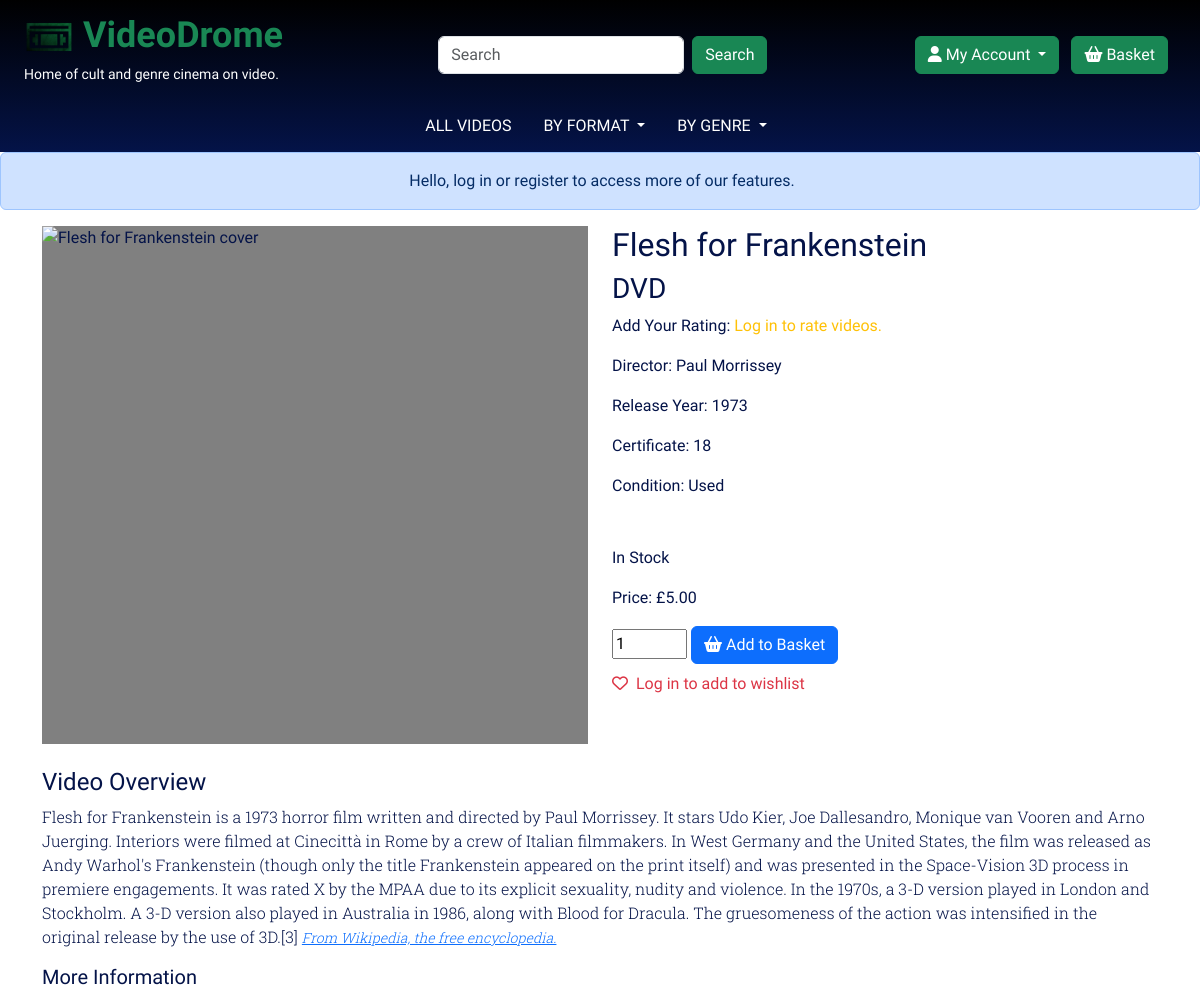
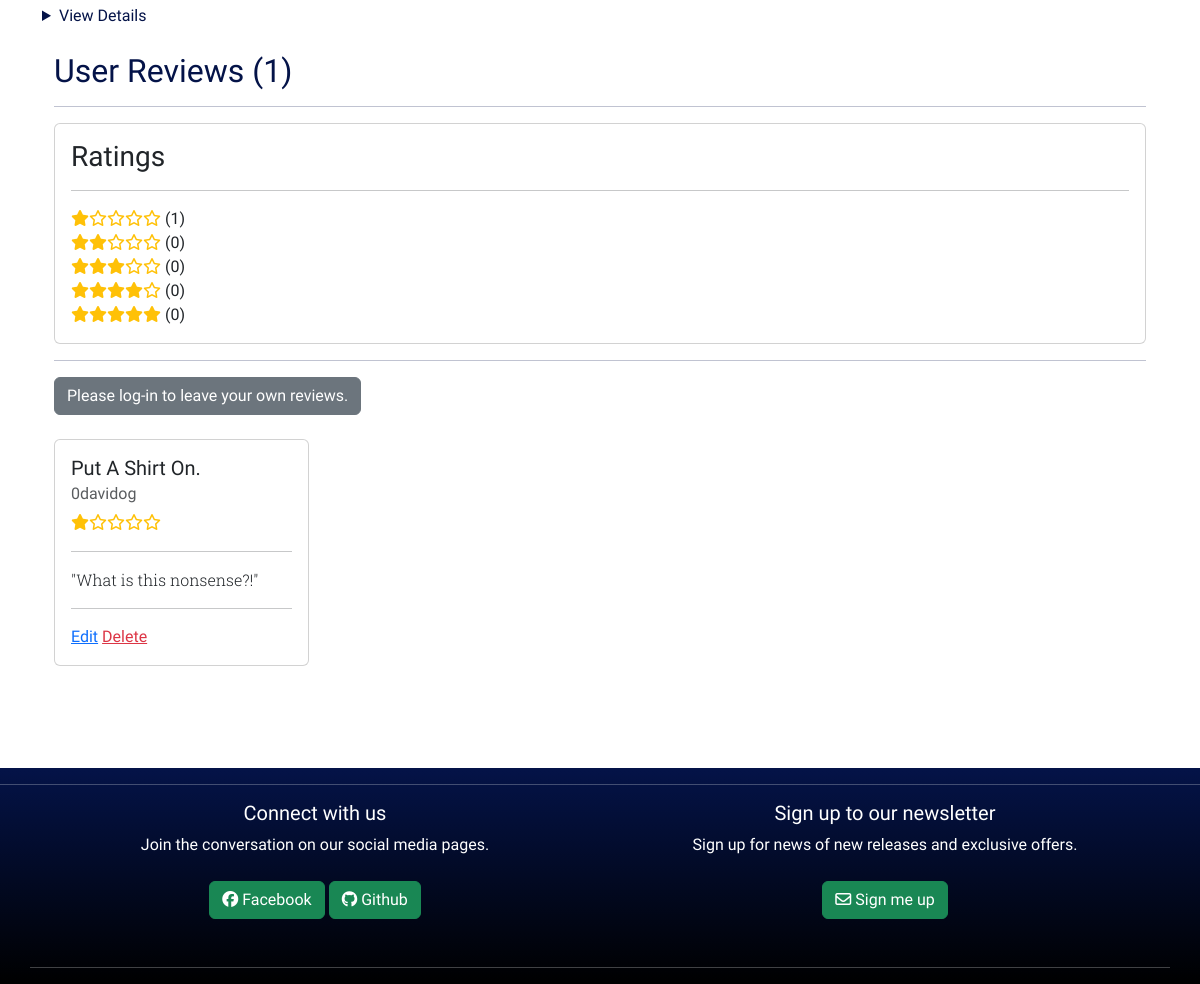
The page /videos/flesh-for-frankenstein-dvd on the database its author committed (2 pictures, top to bottom).
### videos/models.py (models this page shows, shortened)
class Video(models.Model):
    CERTIFICATE_CHOICES=[
        ("Not Rated", "Not Rated"),
        ("U", "U"),
        ("PG", "PG"),
        ("12", "12"),
        ("15", "15"),
        ("18", "18"),
    ]
    FORMAT_CHOICES=[
        ("DVD", "DVD"),
        ("Blu-Ray", "Blu-Ray"),
        ("UHD", "UHD"),
        ("Dual Format: Blu-Ray and DVD", "Dual Format: Blu-Ray and DVD"),
        ("Dual Format: UHD and Blu-Ray", "Dual Format: UHD and Blu-Ray"),
    ]
    CONDITION_CHOICES=[
        ("Used", "Used"),
        ("New", "New"),
    ]
    title = models.CharField(max_length=250, unique=True)
    slug = models.SlugField(max_length=250, editable=True)
    director = models.CharField(max_length=250, null=True)
    format = models.CharField(choices=FORMAT_CHOICES, max_length=250, default="DVD", null=False)
    discs = models.IntegerField(default=1, null=False)
    condition = models.CharField(choices=CONDITION_CHOICES, max_length=250, default="Used", null=True)
    price = models.DecimalField(default=0.0, null=False, max_digits=4, decimal_places=2)
    stock = models.IntegerField(default=0, null=False)
    cover = CloudinaryField('video_cover', default='placeholder', null=True, blank=True)
    overview = models.TextField(blank=True)
    overview_source = models.URLField(blank=True, null=True)
    trailer = models.URLField(blank=True, null=True)
    release_year = models.DecimalField(max_digits=4, decimal_places=0, blank=True)
    certificate = models.CharField(choices=CERTIFICATE_CHOICES, max_length=250, default="Not Rated", null=False)
    aspect_ratio = models.CharField(max_length=250, blank=True)
    feature_length = models.CharField(max_length=250, blank=True)
    added = models.DateTimeField(auto_now_add=True)
    on_sale = models.BooleanField(default=False)
    sku = models.CharField(max_length=254, null=True, blank=True)
    languages = models.ManyToManyField(Language, blank=True, related_name='video')
    subtitles = models.ManyToManyField(Subtitle, blank=True, related_name='video')
    region = models.ManyToManyField(Region, blank=True, related_name='video')
    genre = models.ManyToManyField(Genre, blank=True)
    wishlist = models.ManyToManyField(
        User,
        related_name='wishlist',
        blank=True
    )
    rating = models.IntegerField(blank=True, null=True)
    def in_stock(self):
        if self.stock > 0:
            return "In Stock"
        else:
            return "Out Of Stock"

class UserReview(models.Model):
    video = models.ForeignKey(
    Video,
    on_delete=models.CASCADE,
    related_name="reviews"
    )
    title = models.CharField(max_length=250, blank=True)
    content = models.TextField()
    author = models.ForeignKey(
        User,
        on_delete=models.CASCADE,
        related_name="reviewer"
    )
    approved = models.BooleanField(default=False)
    created_on = models.DateTimeField(auto_now_add=True)
    updated_on = models.DateTimeField(auto_now=True)

### videos/views.py (the view, shortened to what this page needs)
# urls.py: path('<slug>', views.video_detail, name='video_detail'),
def video_detail(request, slug):
    video = get_object_or_404(Video, slug=slug)
    languages = Language.objects.filter(video=video)
    subtitles = Subtitle.objects.filter(video=video)
    region = Region.objects.filter(video=video)
    wishlisted = False
    user_rating = None
    user_reviews = None
    review_rating = 0
    review_count = 0
    one_star_ratings = 0
    two_star_ratings = 0
    three_star_ratings = 0
    four_star_ratings = 0
    five_star_ratings = 0
    if UserReview.objects.filter(video=video).exists():
        user_reviews = UserReview.objects.filter(video=video)
        review_count = UserReview.objects.filter(video=video).count()
        for review in user_reviews:
            if UserRating.objects.filter(user=review.author, video=video).exists():
                review_rating = get_object_or_404(UserRating.objects.filter(user=review.author, video=video))
            else:
                review_rating = 0
    else:
        user_reviews = None
    one_star_ratings = UserRating.objects.filter(video=video, rating=1).count()
    two_star_ratings = UserRating.objects.filter(video=video, rating=2).count()
    three_star_ratings = UserRating.objects.filter(video=video, rating=3).count()
    four_star_ratings = UserRating.objects.filter(video=video, rating=4).count()
    five_star_ratings = UserRating.objects.filter(video=video, rating=5).count()
    context = {
        'video': video,
        'languages': languages,
        'subtitles': subtitles,
        'wishlisted': wishlisted,
        'user_rating': user_rating,
        'user_reviews': user_reviews,
        'review_rating': review_rating,
        'review_count': review_count,
        'one_star_ratings': one_star_ratings,
        'two_star_ratings': two_star_ratings,
        'three_star_ratings': three_star_ratings,
        'four_star_ratings': four_star_ratings,
        'five_star_ratings': five_star_ratings,
        'region': region,
    }
    return render(request, 'videos/video_detail.html', context)

### videos/templates/videos/video_detail.html (shortened to what this page needs)
{% extends "base.html" %}
{% load static %}
{% block content %}
<div class="container">
    <div class="row mb-4">
        <div class="col-12 col-xl-6">
            <div class="image-container mb-5">
                {% if "placeholder" in video.cover.url %}
                <img src="{% static 'images/videodrome.webp' %}" class="logo-img" alt="Videodrome logo">
                {% else %}
                <img src="{{ video.cover.url }}" class="logo-img" alt="{{ video.title }} cover">
                {% endif %}
            </div>
        </div>
        <div class="col-12 col-xl-6 mb-5">
            <h2>{{ video.title }}</h2>
            <h3>{{ video.format }}</h3>
            <p>
                {% include 'includes/stars.html' %}
            </p>
            <p>Director: {{ video.director }}</p>
            <p>Release Year: {{ video.release_year }}</p>
            <p>Certificate: {{ video.certificate }}</p>
            <p>Condition: {{ video.condition }}</p>
            <p class="mt-5">{{ video.in_stock }}</p>
            <p>Price: £{{ video.price}}</p>
            <form class="form" action="{% url 'add_to_basket' video.id %}" method="POST">
                <input class="qty" type="number" name="quantity" value="1" min="1" max="99" data-video_id="{{ video.id }}">
                <button type="submit" class="btn btn-primary me-2 btn-basket" {% if not video.in_stock %} disabled {% endif %}>
                    <i class="fa-solid fa-basket-shopping"></i>&nbsp;Add to Basket
                </button>
            </form>
            <div class="mt-2">
                {% if user.is_authenticated %}
                {% if wishlisted %}
                <span><a href="{% url 'wishlist_video' video.slug %}" class="wishlist-link"><i class="fa-solid fa-heart me-2"></i>In Wishlist</a></span>
                {% else %}
                <span><a href="{% url 'wishlist_video' video.slug %}" class="wishlist-link"><i class="fa-regular fa-heart me-2"></i>Add to Wishlist</a></span>
                {% endif %}
                {% else %}
                <span class="wishlist-link"><i class="fa-regular fa-heart me-2"></i>Log in to add to wishlist</span>
                {% endif %}
            </div>
        </div>
    </div>
    <div class="row">
        <div class="col mb-4">
            <h4>Video Overview</h4>
            <p class="copy-font">
                {{ video.overview }}
                <small><em><a href="{{ video.overview_source }}">From Wikipedia, the free encyclopedia.</a></em></small>
            </p>
            <h5>More Information</h5>
            <details>
                <summary>View Details</summary>
            </details>
        </div>
    </div>
    {% include 'includes/reviews.html' %}
</div>
{% endblock %}

### templates/base.html (shortened to what this page needs)
{% load static %}
<!doctype html>
<html lang="en">
  <head>
    {% block external_css %}
    <link href="https://cdn.jsdelivr.net/npm/bootstrap@5.3.3/dist/css/bootstrap.min.css" rel="stylesheet">
    <link href="//cdn-images.mailchimp.com/embedcode/classic-061523.css" rel="stylesheet" type="text/css">
    {% endblock %}
    {% block static_css %}
    <link rel="stylesheet" href="{% static 'css/style.css' %}">
    {% endblock %}
  </head>
  <body class="d-flex flex-column"
  {% if is_index %} style="background-image: url('static/images/videodrome_bg.webp');" {% endif %}>
    {% include 'includes/nav-desktop.html' %}
    <div class="content-block">
      <div class="d-none d-xl-block alert alert-primary text-center " role="alert">
        {% if user.is_authenticated %}
        &nbsp;Hello, <a href="{% url 'customer_info' %}" class="alert-link">
          {% if user.first_name %}
          {{ user.first_name }}
          {% else %}
          {{ user }}
          {% endif %}
        </a>.
        {% else %}
        &nbsp;Hello, log in or register to access more of our features.
        {% endif %}
      </div>
      <div class="mt-2">
        {% block content %}
        {% endblock content %}
      </div>
    </div>
    {% include 'includes/footer.html' %}
  </body>
</html>

### templates/includes/nav-desktop.html (shortened to what this page needs)
{% load static %}
<header class="container-fluid fixed-top d-none d-xl-block">
    <nav class="navbar" id="nav-main">
      <div class="container-fluid">
        <div class="">
          <a class="navbar-brand orbitron-title text-success" href="{% url 'home' %}">
            <img src="{% static 'images/videodrome_logo_nobg.png' %}" height="50px">
            VideoDrome</a>
          <p class="d-none d-xl-block"><small>Home of cult and genre cinema on video.</small></p>
        </div>
        <div class="d-none d-xl-inline">
          <form class="dropdown-item d-flex" role="search" method="GET" action="{% url 'videos' %}">
            <input class="form-control me-2" type="search" placeholder="Search" aria-label="Search" name="s-q">
            <button class="btn btn-success" type="submit">Search</button>
          </form>
        </div>
        <div class="">
          <div class="dropdown nav-item d-none d-xl-inline">
            <button class="btn btn-success dropdown-toggle ms-2 me-2" type="button" data-bs-toggle="dropdown" aria-expanded="false">
              <i class="fa-solid fa-user"></i>&nbsp;My Account
            </button>
          </div>
          <div class="nav-item d-none d-xl-inline">
            <a class="btn btn-success me-2" aria-current="page" href="{% url 'view_basket' %}">
                <i class="fa-solid fa-basket-shopping"></i>&nbsp;Basket
            </a>
          </div>
        </div>
      </div>
    </nav>
    <nav class="navbar navbar-expand-lg" id="nav-add">
      <div class="mx-auto">
      <ul class="navbar-nav">
        <li class="nav-item">
          <a class="btn btn-drop me-2" aria-current="page" href="{% url 'videos' %}">ALL VIDEOS</a>
        </li>
        <li class="nav-item">
          <div class="dropdown">
            <a class="btn btn-drop dropdown-toggle me-2" type="button" data-bs-toggle="dropdown" aria-expanded="false">
              BY FORMAT
            </a>
          </div>
        </li>
        <li class="nav-item">
          <div class="dropdown">
            <a class="btn btn-drop dropdown-toggle me-2" type="button" data-bs-toggle="dropdown" aria-expanded="false">
              BY GENRE
            </a>
            </div>
        </li>
      </ul>
      </div>
    </nav>
</header>

### videos/templates/includes/stars.html
{% if user.is_authenticated %}
{% if user_rating %}
Your Rating:&nbsp;
{% else %}
Add Your Rating:&nbsp;
{% endif %}
<a href="{% url 'rate_video' video.slug 1 %}" class="rating-link"><i class="fa-regular fa-star" id="star-1"></i></a>
<a href="{% url 'rate_video' video.slug 2 %}" class="rating-link"><i class="fa-regular fa-star" id="star-2"></i></a>
<a href="{% url 'rate_video' video.slug 3 %}" class="rating-link"><i class="fa-regular fa-star" id="star-3"></i></a>
<a href="{% url 'rate_video' video.slug 4 %}" class="rating-link"><i class="fa-regular fa-star" id="star-4"></i></a>
<a href="{% url 'rate_video' video.slug 5 %}" class="rating-link"><i class="fa-regular fa-star" id="star-5"></i></a>
{% else %}
Add Your Rating: <span class="text-warning">Log in to rate videos.</span>
{% endif %}

### videos/templates/includes/reviews.html (shortened to what this page needs)
<div class="container-fluid mb-5">
    <div class="row">
        <div class="col">
            <h2 class="mb-">User Reviews ({{ review_count }})</h2>
            <hr>
        </div>
    </div>
    <div class="row mb-2">
        <div class="col">
            <div class="card rating-card">
                <div class="card-body">
                    <h3 class="card-title">Ratings</h3>
                    <hr>
                    <p class="card-text">
                        <span class="star-rating" data-rating="1"></span>&nbsp;<span>({{ one_star_ratings }})</span><br>
                        <span class="star-rating" data-rating="2"></span>&nbsp;<span>({{ two_star_ratings }})</span><br>
                        <span class="star-rating" data-rating="3"></span>&nbsp;<span>({{ three_star_ratings }})</span><br>
                        <span class="star-rating" data-rating="4"></span>&nbsp;<span>({{ four_star_ratings }})</span><br>
                        <span class="star-rating" data-rating="5"></span>&nbsp;<span>({{ five_star_ratings }})</span>
                    </p>
                </div>
            </div>
        </div>
    </div>
    <hr>
    <div class="row">
        <div class="mb-4">
            {% if user.is_authenticated %}
            <a class="btn btn-success" href="{% url 'create_review' video.slug %}">
                Leave your review on {{ video.title }}
            </a>
            {% else %}
            <a class="btn btn-secondary" href="{% url 'account_login' %}">
                Please log-in to leave your own reviews.
            </a>
            {% endif %}
        </div>
        {% if user_reviews %}
        {% for review in user_reviews %}
        <div class="col-3">
            <div class="card">
            <div class="card-body">
              <h5 class="card-title">{{ review.title }}</h5>
              <h6 class="card-subtitle mb-2 text-muted">{{ review.author }}</h6>
              <span class="star-rating" data-rating="{{ review_rating.rating }}"></span>
              <hr>
              <p class="card-text copy-font">"{{ review.content }}"</p>
              <hr>
              <a href="{% url 'update_review' video.slug review.id %}" class="card-link">Edit</a>
              <a type="button" class="wishlist-link" data-bs-toggle="modal" data-bs-target="#deleteReviewModal{{ review.id }}">
                Delete
            </a>
            </div>
          </div>
        </div>
        {% endfor %}
        {% else %}
        <div class="col"><h2>No Reviews</h2></div>
        {% endif %}
    </div>
</div>

### templates/includes/footer.html (shortened to what this page needs)
<footer class="mt-auto">
<hr>
    <div class="container">
        <div class="row mt-2">
            <div class="col-12 col-lg-6 text-center mb-5">
                <h5>Connect with us</h5>
                <p class="mb-4">Join the conversation on our social media pages.</p>
                <a class="btn btn-success" aria-current="page" href="https://github.com/0davidog" target="_blank" rel="noopener" aria-label="Check out my work on Github (opens in new tab)">
                    <i class="fa-brands fa-facebook"></i>&nbsp;Facebook
                </a>
                <a class="btn btn-success" aria-current="page" href="https://github.com/0davidog" target="_blank" rel="noopener" aria-label="Check out my work on Github (opens in new tab)">
                    <i class="fa-brands fa-github"></i>&nbsp;Github
                </a>
            </div>
            <div class="col-12 col-lg-6 text-center mb-5">
                <h5>Sign up to our newsletter</h5>
                <p class="mb-4">Sign up for news of new releases and exclusive offers.</p>
                <button type="button" class="btn btn-success" data-bs-toggle="modal" data-bs-target="#mailchimpModal">
                    <i class="fa-regular fa-envelope"></i>&nbsp;Sign me up
                  </button>
            </div>
            <hr>
        </div>
    </div>
</footer>

### rows shown on the page
Video: title "Flesh for Frankenstein", format "DVD", director "Paul Morrissey", release_year "1973", certificate "18", condition "Used", in_stock "In Stock", price "5.00", quantity "1", overview "Flesh for Frankenstein is a 1973 horror film written and directed by Paul Morrissey. It stars Udo Kier, Joe Dallesandro, Monique van Vooren and Arno Juerging. Interiors were filmed at Cinecittà in Rome by a crew of Italian filmmakers. In West Germany and the United States, the film was released as Andy Warhol's Frankenstein (though only the title Frankenstein appeared on the print itself) and was presented in the Space-Vision 3D process in premiere engagements. It was rated X by the MPAA due to its explicit sexuality, nudity and violence. In the 1970s, a 3-D version played in London and Stockholm. A 3-D version also played in Australia in 1986, along with Blood for Dracula. The gruesomeness…"
UserReview: title "Put A Shirt On.", author "0davidog", content "What is this nonsense?!"

### other values the page prints
{{ review_count }} "1"
{{ one_star_ratings }} "1"
{{ two_star_ratings }} "0"
{{ three_star_ratings }} "0"
{{ four_star_ratings }} "0"
{{ five_star_ratings }} "0"
